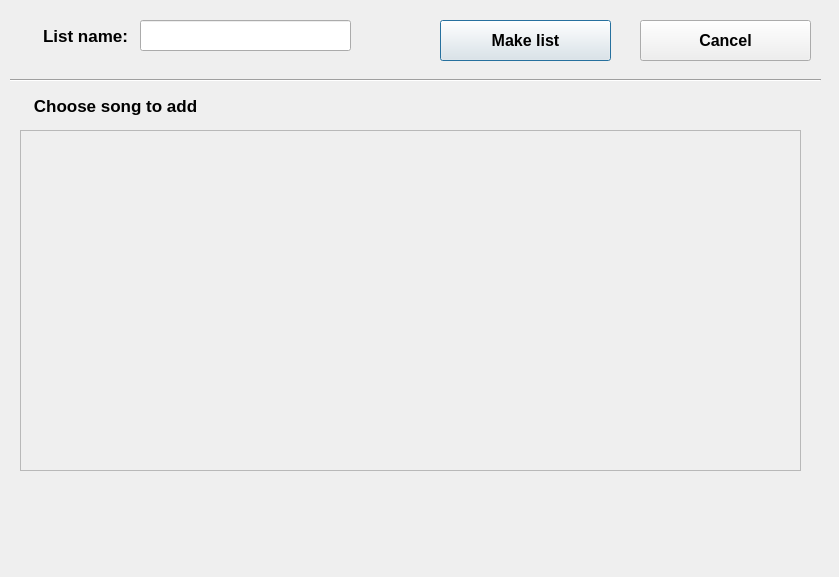
<?xml version="1.0" encoding="UTF-8"?>
<ui version="4.0">
 <class>Dialog</class>
 <widget class="QDialog" name="Dialog">
  <property name="geometry">
   <rect>
    <x>0</x>
    <y>0</y>
    <width>839</width>
    <height>577</height>
   </rect>
  </property>
  <property name="windowTitle">
   <string>Dialog</string>
  </property>
  <widget class="QLabel" name="favourite_label">
   <property name="geometry">
    <rect>
     <x>10</x>
     <y>20</y>
     <width>151</width>
     <height>31</height>
    </rect>
   </property>
   <property name="font">
    <font>
     <pointsize>13</pointsize>
     <weight>75</weight>
     <bold>true</bold>
    </font>
   </property>
   <property name="text">
    <string>List name:</string>
   </property>
   <property name="alignment">
    <set>Qt::AlignCenter</set>
   </property>
  </widget>
  <widget class="QLineEdit" name="lineEdit">
   <property name="geometry">
    <rect>
     <x>140</x>
     <y>20</y>
     <width>211</width>
     <height>31</height>
    </rect>
   </property>
  </widget>
  <widget class="Line" name="line">
   <property name="geometry">
    <rect>
     <x>10</x>
     <y>70</y>
     <width>811</width>
     <height>21</height>
    </rect>
   </property>
   <property name="orientation">
    <enum>Qt::Horizontal</enum>
   </property>
  </widget>
  <widget class="QLabel" name="favourite_label_2">
   <property name="geometry">
    <rect>
     <x>20</x>
     <y>90</y>
     <width>191</width>
     <height>31</height>
    </rect>
   </property>
   <property name="font">
    <font>
     <pointsize>13</pointsize>
     <weight>75</weight>
     <bold>true</bold>
    </font>
   </property>
   <property name="text">
    <string>Choose song to add</string>
   </property>
   <property name="alignment">
    <set>Qt::AlignCenter</set>
   </property>
  </widget>
  <widget class="QPushButton" name="pushButton">
   <property name="geometry">
    <rect>
     <x>440</x>
     <y>20</y>
     <width>171</width>
     <height>41</height>
    </rect>
   </property>
   <property name="font">
    <font>
     <pointsize>12</pointsize>
     <weight>75</weight>
     <bold>true</bold>
    </font>
   </property>
   <property name="text">
    <string>Make list</string>
   </property>
  </widget>
  <widget class="QPushButton" name="pushButton_2">
   <property name="geometry">
    <rect>
     <x>640</x>
     <y>20</y>
     <width>171</width>
     <height>41</height>
    </rect>
   </property>
   <property name="font">
    <font>
     <pointsize>12</pointsize>
     <weight>75</weight>
     <bold>true</bold>
    </font>
   </property>
   <property name="text">
    <string>Cancel</string>
   </property>
  </widget>
  <widget class="QScrollArea" name="artist_scrollArea">
   <property name="geometry">
    <rect>
     <x>20</x>
     <y>130</y>
     <width>781</width>
     <height>341</height>
    </rect>
   </property>
   <property name="minimumSize">
    <size>
     <width>0</width>
     <height>0</height>
    </size>
   </property>
   <property name="widgetResizable">
    <bool>true</bool>
   </property>
   <property name="alignment">
    <set>Qt::AlignLeading|Qt::AlignLeft|Qt::AlignTop</set>
   </property>
   <widget class="QWidget" name="scrollAreaWidgetContents_2">
    <property name="geometry">
     <rect>
      <x>0</x>
      <y>0</y>
      <width>779</width>
      <height>339</height>
     </rect>
    </property>
    <widget class="QWidget" name="artist_widget" native="true">
     <property name="geometry">
      <rect>
       <x>0</x>
       <y>0</y>
       <width>791</width>
       <height>341</height>
      </rect>
     </property>
     <widget class="QWidget" name="horizontalLayoutWidget_5">
      <property name="geometry">
       <rect>
        <x>0</x>
        <y>0</y>
        <width>801</width>
        <height>341</height>
       </rect>
      </property>
      <layout class="QHBoxLayout" name="artist_layout_2"/>
     </widget>
    </widget>
   </widget>
  </widget>
 </widget>
 <resources/>
 <connections/>
</ui>
